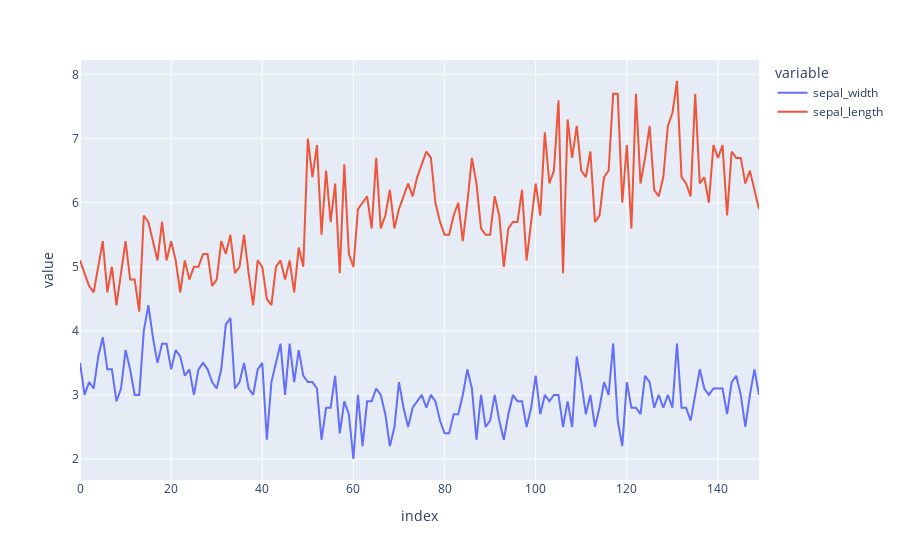

Write notebook code for a chart like this one.
### Code cell
fig1 = px.line(df_iris[["sepal_width","sepal_length"]])
fig1.show()

### Figure 1 — Plotly figure (JSON) as saved in the notebook; plotly's stock layout.template omitted (floating-point values rounded to 4 significant figures; data arrays with more than 128 entries replaced by an {"elided": "..."} marker saying what was removed)
{"data": [{"hovertemplate": "variable=sepal_width<br>index=%{x}<br>value=%{y}<extra></extra>", "legendgroup": "sepal_width", "line": {"color": "#636efa", "dash": "solid"}, "marker": {"symbol": "circle"}, "mode": "lines", "name": "sepal_width", "orientation": "v", "showlegend": true, "type": "scatter", "x": {"elided": "150 int values"}, "xaxis": "x", "y": {"elided": "150 float values"}, "yaxis": "y"}, {"hovertemplate": "variable=sepal_length<br>index=%{x}<br>value=%{y}<extra></extra>", "legendgroup": "sepal_length", "line": {"color": "#EF553B", "dash": "solid"}, "marker": {"symbol": "circle"}, "mode": "lines", "name": "sepal_length", "orientation": "v", "showlegend": true, "type": "scatter", "x": {"elided": "150 int values"}, "xaxis": "x", "y": {"elided": "150 float values"}, "yaxis": "y"}], "layout": {"legend": {"title": {"text": "variable"}, "tracegroupgap": 0}, "margin": {"t": 60}, "xaxis": {"anchor": "y", "domain": [0, 1], "title": {"text": "index"}}, "yaxis": {"anchor": "x", "domain": [0, 1], "title": {"text": "value"}}}}
